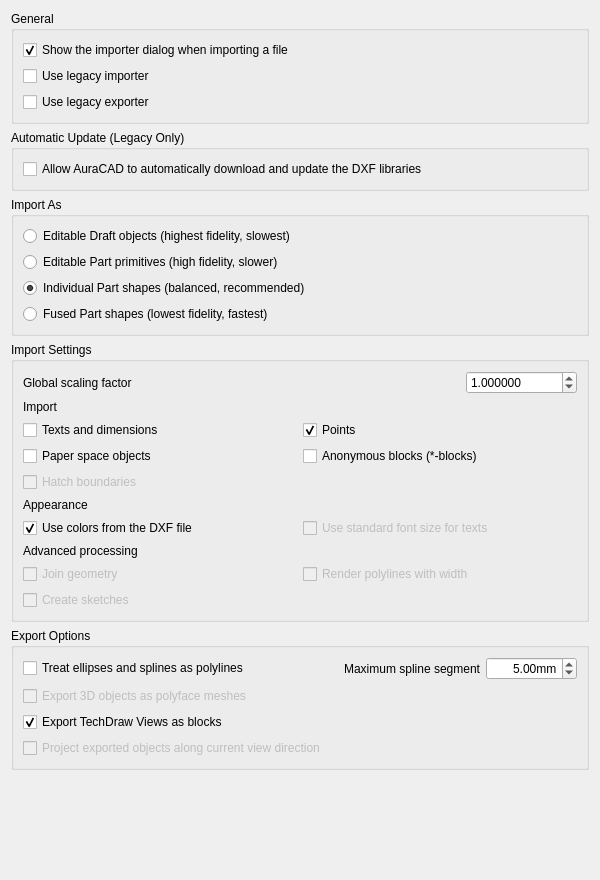
<?xml version="1.0" encoding="UTF-8"?>
<ui version="4.0">
 <class>Gui::Dialog::DlgSettingsDraft</class>
 <widget class="QWidget" name="Gui::Dialog::DlgSettingsDraft">
  <property name="geometry">
   <rect>
    <x>0</x>
    <y>0</y>
    <width>600</width>
    <height>880</height>
   </rect>
  </property>
  <property name="windowTitle">
   <string>DXF</string>
  </property>
  <layout class="QVBoxLayout" name="verticalLayout_Main">
   <item>
    <widget class="QGroupBox" name="groupBox_General">
     <property name="title">
      <string>General</string>
     </property>
     <layout class="QVBoxLayout" name="verticalLayout_General">
      <item>
       <widget class="Gui::PreauracadheckBox" name="checkBox_dxfShowDialog">
        <property name="toolTip">
         <string>If checked, this preferences dialog will be shown each time you import or export
a DXF file.</string>
        </property>
        <property name="text">
         <string>Show the importer dialog when importing a file</string>
        </property>
        <property name="checked">
         <bool>true</bool>
        </property>
        <property name="prefEntry" stdset="0">
         <cstring>dxfShowDialog</cstring>
        </property>
        <property name="prefPath" stdset="0">
         <cstring>Mod/Draft</cstring>
        </property>
       </widget>
      </item>
      <item>
       <widget class="Gui::PreauracadheckBox" name="checkBox_dxfUseLegacyImporter">
        <property name="toolTip">
         <string>Use the legacy Python importer. This importer is more feature-complete but slower and requires an external library.</string>
        </property>
        <property name="text">
         <string>Use legacy importer</string>
        </property>
        <property name="prefEntry" stdset="0">
         <cstring>dxfUseLegacyImporter</cstring>
        </property>
        <property name="prefPath" stdset="0">
         <cstring>Mod/Draft</cstring>
        </property>
       </widget>
      </item>
      <item>
       <widget class="Gui::PreauracadheckBox" name="checkBox_dxfUseLegacyExporter">
        <property name="toolTip">
         <string>Use the legacy Python exporter. This exporter is more feature-complete but slower and requires an external library.</string>
        </property>
        <property name="text">
         <string>Use legacy exporter</string>
        </property>
        <property name="prefEntry" stdset="0">
         <cstring>dxfUseLegacyExporter</cstring>
        </property>
        <property name="prefPath" stdset="0">
         <cstring>Mod/Draft</cstring>
        </property>
       </widget>
      </item>
     </layout>
    </widget>
   </item>
   <item>
    <widget class="QGroupBox" name="groupBox_AutoUpdate">
     <property name="title">
      <string>Automatic Update (Legacy Only)</string>
     </property>
     <layout class="QVBoxLayout" name="verticalLayout_AutoUpdate">
      <item>
       <widget class="Gui::PreauracadheckBox" name="checkBox_dxfAllowDownload">
        <property name="toolTip">
         <string>If checked, AuraCAD is allowed to download and update the Python libraries
required by the legacy importer. This can also be done manually by installing
the 'dxf_library' addon from the Addon Manager.</string>
        </property>
        <property name="text">
         <string>Allow AuraCAD to automatically download and update the DXF libraries</string>
        </property>
        <property name="prefEntry" stdset="0">
         <cstring>dxfAllowDownload</cstring>
        </property>
        <property name="prefPath" stdset="0">
         <cstring>Mod/Draft</cstring>
        </property>
       </widget>
      </item>
     </layout>
    </widget>
   </item>
   <item>
    <widget class="QGroupBox" name="groupBox_ImportAs">
     <property name="title">
      <string>Import As</string>
     </property>
     <layout class="QVBoxLayout" name="verticalLayout_ImportAs">
      <item>
       <widget class="Gui::PrefRadioButton" name="radio_ImportAs_Draft">
        <property name="enabled">
         <bool>true</bool>
        </property>
        <property name="toolTip">
         <string>Creates fully parametric Draft objects. Block definitions are imported as
reusable objects (Part Compounds) and instances become `App::Link` objects,
maintaining the block structure. Best for full integration with the Draft
workbench. </string>
        </property>
        <property name="text">
         <string>Editable Draft objects (highest fidelity, slowest)</string>
        </property>
        <property name="prefEntry" stdset="0">
         <cstring>dxfImportAsDraft</cstring>
        </property>
        <property name="prefPath" stdset="0">
         <cstring>Mod/Draft</cstring>
        </property>
        <property name="prefRadioButtonGroup" stdset="0">
         <string>DxfImportMode</string>
        </property>
        <property name="prefRadioButtonValue" stdset="0">
         <number>0</number>
        </property>
       </widget>
      </item>
      <item>
       <widget class="Gui::PrefRadioButton" name="radio_ImportAs_Primitives">
        <property name="enabled">
         <bool>true</bool>
        </property>
        <property name="toolTip">
         <string>Creates parametric Part objects (e.g., Part::Line, Part::Circle). Block
definitions are imported as reusable objects (Part Compounds) and instances
become `App::Link` objects, maintaining the block structure. Best for
script-based post-processing and Part workbench integration.</string>
        </property>
        <property name="text">
         <string>Editable Part primitives (high fidelity, slower)</string>
        </property>
        <property name="prefEntry" stdset="0">
         <cstring>dxfImportAsPrimitives</cstring>
        </property>
        <property name="prefPath" stdset="0">
         <cstring>Mod/Draft</cstring>
        </property>
        <property name="prefRadioButtonGroup" stdset="0">
         <string>DxfImportMode</string>
        </property>
        <property name="prefRadioButtonValue" stdset="0">
         <number>1</number>
        </property>
       </widget>
      </item>
      <item>
       <widget class="Gui::PrefRadioButton" name="radio_ImportAs_Shapes">
        <property name="toolTip">
         <string>Creates a non-parametric shape for each DXF entity. Block definitions are
imported as reusable objects (Part Compounds) and instances become `App::Link`
objects, maintaining the block structure. Good for referencing and measuring.</string>
        </property>
        <property name="text">
         <string>Individual Part shapes (balanced, recommended)</string>
        </property>
        <property name="checked">
         <bool>true</bool>
        </property>
        <property name="prefEntry" stdset="0">
         <cstring>dxfImportAsShapes</cstring>
        </property>
        <property name="prefPath" stdset="0">
         <cstring>Mod/Draft</cstring>
        </property>
        <property name="prefRadioButtonGroup" stdset="0">
         <string>DxfImportMode</string>
        </property>
        <property name="prefRadioButtonValue" stdset="0">
         <number>2</number>
        </property>
       </widget>
      </item>
      <item>
       <widget class="Gui::PrefRadioButton" name="radio_ImportAs_Fused">
        <property name="toolTip">
         <string>Merges all geometry per layer into a single, non-editable shape. Block
structures are not preserved; their geometry becomes part of the layer's
shape. Best for importing and viewing very large files with maximum performance.</string>
        </property>
        <property name="text">
         <string>Fused Part shapes (lowest fidelity, fastest)</string>
        </property>
        <property name="prefEntry" stdset="0">
         <cstring>dxfImportAsFused</cstring>
        </property>
        <property name="prefPath" stdset="0">
         <cstring>Mod/Draft</cstring>
        </property>
        <property name="prefRadioButtonGroup" stdset="0">
         <string>DxfImportMode</string>
        </property>
        <property name="prefRadioButtonValue" stdset="0">
         <number>3</number>
        </property>
       </widget>
      </item>
     </layout>
    </widget>
   </item>
   <item>
    <widget class="QGroupBox" name="groupBox_ImportSettings">
     <property name="title">
      <string>Import Settings</string>
     </property>
     <layout class="QVBoxLayout" name="verticalLayout_ImportSettings">
      <item>
       <layout class="QHBoxLayout" name="horizontalLayout_Scaling">
        <item>
         <widget class="QLabel" name="label_dxfScaling">
          <property name="text">
           <string>Global scaling factor</string>
          </property>
         </widget>
        </item>
        <item>
         <spacer name="horizontalSpacer_1">
          <property name="orientation">
           <enum>Qt::Horizontal</enum>
          </property>
          <property name="sizeHint" stdset="0">
           <size>
            <width>40</width>
            <height>20</height>
           </size>
          </property>
         </spacer>
        </item>
        <item>
         <widget class="Gui::PrefDoubleSpinBox" name="spinBox_dxfScaling">
          <property name="toolTip">
           <string>Scale factor to apply to DXF files on import. The factor is the conversion
between the DXF file's unit and millimeters. Example: for files in
millimeters: 1, in centimeters: 10, in meters: 1000, in inches: 25.4,
in feet: 304.8</string>
          </property>
          <property name="decimals">
           <number>6</number>
          </property>
          <property name="maximum">
           <double>999999.999998999992386</double>
          </property>
          <property name="value">
           <double>1.000000000000000</double>
          </property>
          <property name="prefEntry" stdset="0">
           <cstring>dxfScaling</cstring>
          </property>
          <property name="prefPath" stdset="0">
           <cstring>Mod/Draft</cstring>
          </property>
         </widget>
        </item>
       </layout>
      </item>
      <item>
       <widget class="QLabel" name="label_ImportContent">
        <property name="text">
         <string>Import</string>
        </property>
       </widget>
      </item>
      <item>
       <layout class="QGridLayout" name="gridLayout_Import">
        <item row="0" column="0">
         <widget class="Gui::PreauracadheckBox" name="checkBox_dxftext">
          <property name="toolTip">
           <string>If checked, text, mtext, and dimension entities will be imported as Draft objects</string>
          </property>
          <property name="text">
           <string>Texts and dimensions</string>
          </property>
          <property name="prefEntry" stdset="0">
           <cstring>dxftext</cstring>
          </property>
          <property name="prefPath" stdset="0">
           <cstring>Mod/Draft</cstring>
          </property>
         </widget>
        </item>
        <item row="0" column="1">
         <widget class="Gui::PreauracadheckBox" name="checkBox_dxfImportPoints">
          <property name="toolTip">
           <string>If checked, point entities will be imported</string>
          </property>
          <property name="text">
           <string>Points</string>
          </property>
          <property name="checked">
           <bool>true</bool>
          </property>
          <property name="prefEntry" stdset="0">
           <cstring>dxfImportPoints</cstring>
          </property>
          <property name="prefPath" stdset="0">
           <cstring>Mod/Draft</cstring>
          </property>
         </widget>
        </item>
        <item row="1" column="0">
         <widget class="Gui::PreauracadheckBox" name="checkBox_dxflayout">
          <property name="toolTip">
           <string>If checked, entities from the paper space will also be imported. By default,
only model space is imported</string>
          </property>
          <property name="text">
           <string>Paper space objects</string>
          </property>
          <property name="prefEntry" stdset="0">
           <cstring>dxflayout</cstring>
          </property>
          <property name="prefPath" stdset="0">
           <cstring>Mod/Draft</cstring>
          </property>
         </widget>
        </item>
        <item row="1" column="1">
         <widget class="Gui::PreauracadheckBox" name="checkBox_dxfstarblocks">
          <property name="toolTip">
           <string>If checked, anonymous blocks (whose names begin with *) will also be imported.
These are often used for hatches and dimensions</string>
          </property>
          <property name="text">
           <string>Anonymous blocks (*-blocks)</string>
          </property>
          <property name="prefEntry" stdset="0">
           <cstring>dxfstarblocks</cstring>
          </property>
          <property name="prefPath" stdset="0">
           <cstring>Mod/Draft</cstring>
          </property>
         </widget>
        </item>
        <item row="2" column="0">
         <widget class="Gui::PreauracadheckBox" name="checkBox_importDxfHatches">
          <property name="enabled">
           <bool>false</bool>
          </property>
          <property name="toolTip">
           <string>If checked, the boundaries of hatch objects will be imported as closed wires.
(Legacy importer only)</string>
          </property>
          <property name="text">
           <string>Hatch boundaries</string>
          </property>
          <property name="prefEntry" stdset="0">
           <cstring>importDxfHatches</cstring>
          </property>
          <property name="prefPath" stdset="0">
           <cstring>Mod/Draft</cstring>
          </property>
         </widget>
        </item>
       </layout>
      </item>
      <item>
       <widget class="QLabel" name="label_Appearance">
        <property name="text">
         <string>Appearance</string>
        </property>
       </widget>
      </item>
      <item>
       <layout class="QGridLayout" name="gridLayout_Appearance">
        <item row="0" column="0">
         <widget class="Gui::PreauracadheckBox" name="checkBox_dxfGetOriginalColors">
          <property name="toolTip">
           <string>If checked, colors will be set as specified in the DXF file whenever
possible. Otherwise, default AuraCAD colors are applied</string>
          </property>
          <property name="text">
           <string>Use colors from the DXF file</string>
          </property>
          <property name="checked">
           <bool>true</bool>
          </property>
          <property name="prefEntry" stdset="0">
           <cstring>dxfGetOriginalColors</cstring>
          </property>
          <property name="prefPath" stdset="0">
           <cstring>Mod/Draft</cstring>
          </property>
         </widget>
        </item>
        <item row="0" column="1">
         <widget class="Gui::PreauracadheckBox" name="checkBox_dxfStdSize">
          <property name="enabled">
           <bool>false</bool>
          </property>
          <property name="toolTip">
           <string>If checked, imported texts will get the standard Draft text size, instead of
the size defined in the DXF document. (Legacy importer only)</string>
          </property>
          <property name="text">
           <string>Use standard font size for texts</string>
          </property>
          <property name="prefEntry" stdset="0">
           <cstring>dxfStdSize</cstring>
          </property>
          <property name="prefPath" stdset="0">
           <cstring>Mod/Draft</cstring>
          </property>
         </widget>
        </item>
       </layout>
      </item>
      <item>
       <widget class="QLabel" name="label_AdvancedProcessing">
        <property name="text">
         <string>Advanced processing</string>
        </property>
       </widget>
      </item>
      <item>
       <layout class="QGridLayout" name="gridLayout_Advanced">
        <item row="0" column="0">
         <widget class="Gui::PreauracadheckBox" name="checkBox_joingeometry">
          <property name="enabled">
           <bool>false</bool>
          </property>
          <property name="toolTip">
           <string>If checked, the legacy importer will attempt to join coincident geometric
objects into wires. This can be slow for large files. (Legacy importer only)</string>
          </property>
          <property name="text">
           <string>Join geometry</string>
          </property>
          <property name="prefEntry" stdset="0">
           <cstring>joingeometry</cstring>
          </property>
          <property name="prefPath" stdset="0">
           <cstring>Mod/Draft</cstring>
          </property>
         </widget>
        </item>
        <item row="0" column="1">
         <widget class="Gui::PreauracadheckBox" name="checkBox_renderPolylineWidth">
          <property name="enabled">
           <bool>false</bool>
          </property>
          <property name="toolTip">
           <string>If checked, polylines that have a width property will be rendered as faces
representing that width. (Legacy importer only)</string>
          </property>
          <property name="text">
           <string>Render polylines with width</string>
          </property>
          <property name="prefEntry" stdset="0">
           <cstring>renderPolylineWidth</cstring>
          </property>
          <property name="prefPath" stdset="0">
           <cstring>Mod/Draft</cstring>
          </property>
         </widget>
        </item>
        <item row="1" column="0">
         <widget class="Gui::PreauracadheckBox" name="checkBox_dxauracadreateSketch">
          <property name="enabled">
           <bool>false</bool>
          </property>
          <property name="toolTip">
           <string>If checked, the legacy importer will attempt to create Sketcher objects
instead of Draft or Part objects. This overrides the 'Import As' setting</string>
          </property>
          <property name="text">
           <string>Create sketches</string>
          </property>
          <property name="prefEntry" stdset="0">
           <cstring>dxauracadreateSketch</cstring>
          </property>
          <property name="prefPath" stdset="0">
           <cstring>Mod/Draft</cstring>
          </property>
         </widget>
        </item>
       </layout>
      </item>
     </layout>
    </widget>
   </item>
   <item>
    <widget class="QGroupBox" name="groupBox_ExportOptions">
     <property name="title">
      <string>Export Options</string>
     </property>
     <layout class="QVBoxLayout" name="verticalLayout_Export">
      <item>
       <layout class="QHBoxLayout" name="horizontalLayout_Discretize">
        <item>
         <widget class="Gui::PreauracadheckBox" name="checkBox_DiscretizeEllipses">
          <property name="toolTip">
           <string>Ellipse export is poorly supported. Use this to export them as polylines instead.</string>
          </property>
          <property name="text">
           <string>Treat ellipses and splines as polylines</string>
          </property>
          <property name="prefEntry" stdset="0">
           <cstring>DiscretizeEllipses</cstring>
          </property>
          <property name="prefPath" stdset="0">
           <cstring>Mod/Draft</cstring>
          </property>
         </widget>
        </item>
        <item>
         <spacer name="horizontalSpacer_2">
          <property name="orientation">
           <enum>Qt::Horizontal</enum>
          </property>
          <property name="sizeHint" stdset="0">
           <size>
            <width>40</width>
            <height>20</height>
           </size>
          </property>
         </spacer>
        </item>
        <item>
         <widget class="QLabel" name="label_maxsegmentlength">
          <property name="text">
           <string>Maximum spline segment</string>
          </property>
          <property name="alignment">
           <set>Qt::AlignRight|Qt::AlignTrailing|Qt::AlignVCenter</set>
          </property>
         </widget>
        </item>
        <item>
         <widget class="Gui::PrefDoubleSpinBox" name="spinBox_maxsegmentlength">
          <property name="toolTip">
           <string>Maximum length of each of the polyline segments. '0' treats the whole spline as a straight segment.</string>
          </property>
          <property name="alignment">
           <set>Qt::AlignRight|Qt::AlignTrailing|Qt::AlignVCenter</set>
          </property>
          <property name="suffix">
           <string>mm</string>
          </property>
          <property name="maximum">
           <double>9999.989999999999782</double>
          </property>
          <property name="value">
           <double>5.000000000000000</double>
          </property>
          <property name="prefEntry" stdset="0">
           <cstring>maxsegmentlength</cstring>
          </property>
          <property name="prefPath" stdset="0">
           <cstring>Mod/Draft</cstring>
          </property>
         </widget>
        </item>
       </layout>
      </item>
      <item>
       <layout class="QHBoxLayout" name="horizontalLayout_Export3D">
        <item>
         <widget class="Gui::PreauracadheckBox" name="checkBox_dxfmesh">
          <property name="enabled">
           <bool>false</bool>
          </property>
          <property name="toolTip">
           <string>All objects containing faces will be exported as 3D polyface meshes</string>
          </property>
          <property name="text">
           <string>Export 3D objects as polyface meshes</string>
          </property>
          <property name="prefEntry" stdset="0">
           <cstring>dxfmesh</cstring>
          </property>
          <property name="prefPath" stdset="0">
           <cstring>Mod/Draft</cstring>
          </property>
         </widget>
        </item>
       </layout>
      </item>
      <item>
       <layout class="QHBoxLayout" name="horizontalLayout_ExportTechDraw">
        <item>
         <widget class="Gui::PreauracadheckBox" name="checkBox_dxfExportBlocks">
          <property name="toolTip">
           <string>TechDraw Views will be exported as blocks.
This might fail for post DXF R12 templates.</string>
          </property>
          <property name="text">
           <string>Export TechDraw Views as blocks</string>
          </property>
          <property name="checked">
           <bool>true</bool>
          </property>
          <property name="prefEntry" stdset="0">
           <cstring>dxfExportBlocks</cstring>
          </property>
          <property name="prefPath" stdset="0">
           <cstring>Mod/Draft</cstring>
          </property>
         </widget>
        </item>
       </layout>
      </item>
      <item>
       <layout class="QHBoxLayout" name="horizontalLayout_Project">
        <item>
         <widget class="Gui::PreauracadheckBox" name="checkBox_dxfproject">
          <property name="enabled">
           <bool>false</bool>
          </property>
          <property name="toolTip">
           <string>Exported objects will be projected to reflect the current view direction</string>
          </property>
          <property name="text">
           <string>Project exported objects along current view direction</string>
          </property>
          <property name="prefEntry" stdset="0">
           <cstring>dxfproject</cstring>
          </property>
          <property name="prefPath" stdset="0">
           <cstring>Mod/Draft</cstring>
          </property>
         </widget>
        </item>
       </layout>
      </item>
     </layout>
    </widget>
   </item>
   <item>
    <spacer name="verticalSpacer">
     <property name="orientation">
      <enum>Qt::Vertical</enum>
     </property>
     <property name="sizeHint" stdset="0">
      <size>
       <width>20</width>
       <height>0</height>
      </size>
     </property>
    </spacer>
   </item>
  </layout>
 </widget>
 <customwidgets>
  <customwidget>
   <class>Gui::PreauracadheckBox</class>
   <extends>QCheckBox</extends>
   <header>Gui/PrefWidgets.h</header>
  </customwidget>
  <customwidget>
   <class>Gui::PrefRadioButton</class>
   <extends>QRadioButton</extends>
   <header>Gui/PrefWidgets.h</header>
  </customwidget>
  <customwidget>
   <class>Gui::PrefDoubleSpinBox</class>
   <extends>QDoubleSpinBox</extends>
   <header>Gui/PrefWidgets.h</header>
  </customwidget>
 </customwidgets>
 <resources/>
 <connections>
  <connection>
   <sender>checkBox_dxfUseLegacyImporter</sender>
   <signal>toggled(bool)</signal>
   <receiver>checkBox_joingeometry</receiver>
   <slot>setEnabled(bool)</slot>
   <hints>
    <hint type="sourcelabel">
     <x>20</x>
     <y>20</y>
    </hint>
    <hint type="destinationlabel">
     <x>20</x>
     <y>20</y>
    </hint>
   </hints>
  </connection>
  <connection>
   <sender>checkBox_dxfUseLegacyImporter</sender>
   <signal>toggled(bool)</signal>
   <receiver>checkBox_renderPolylineWidth</receiver>
   <slot>setEnabled(bool)</slot>
   <hints>
    <hint type="sourcelabel">
     <x>20</x>
     <y>20</y>
    </hint>
    <hint type="destinationlabel">
     <x>20</x>
     <y>20</y>
    </hint>
   </hints>
  </connection>
  <connection>
   <sender>checkBox_dxfUseLegacyImporter</sender>
   <signal>toggled(bool)</signal>
   <receiver>checkBox_dxfStdSize</receiver>
   <slot>setEnabled(bool)</slot>
   <hints>
    <hint type="sourcelabel">
     <x>20</x>
     <y>20</y>
    </hint>
    <hint type="destinationlabel">
     <x>20</x>
     <y>20</y>
    </hint>
   </hints>
  </connection>
  <connection>
   <sender>checkBox_dxfUseLegacyImporter</sender>
   <signal>toggled(bool)</signal>
   <receiver>checkBox_importDxfHatches</receiver>
   <slot>setEnabled(bool)</slot>
   <hints>
    <hint type="sourcelabel">
     <x>20</x>
     <y>20</y>
    </hint>
    <hint type="destinationlabel">
     <x>20</x>
     <y>20</y>
    </hint>
   </hints>
  </connection>
  <connection>
   <sender>checkBox_dxfUseLegacyImporter</sender>
   <signal>toggled(bool)</signal>
   <receiver>checkBox_dxauracadreateSketch</receiver>
   <slot>setEnabled(bool)</slot>
   <hints>
    <hint type="sourcelabel">
     <x>20</x>
     <y>20</y>
    </hint>
    <hint type="destinationlabel">
     <x>20</x>
     <y>20</y>
    </hint>
   </hints>
  </connection>
  <connection>
   <sender>checkBox_dxauracadreateSketch</sender>
   <signal>toggled(bool)</signal>
   <receiver>groupBox_ImportAs</receiver>
   <slot>setDisabled(bool)</slot>
   <hints>
    <hint type="sourcelabel">
     <x>20</x>
     <y>20</y>
    </hint>
    <hint type="destinationlabel">
     <x>20</x>
     <y>20</y>
    </hint>
   </hints>
  </connection>
  <connection>
   <sender>checkBox_dxfUseLegacyExporter</sender>
   <signal>toggled(bool)</signal>
   <receiver>checkBox_dxfmesh</receiver>
   <slot>setEnabled(bool)</slot>
   <hints>
    <hint type="sourcelabel">
     <x>20</x>
     <y>20</y>
    </hint>
    <hint type="destinationlabel">
     <x>20</x>
     <y>20</y>
    </hint>
   </hints>
  </connection>
  <connection>
   <sender>checkBox_dxfUseLegacyExporter</sender>
   <signal>toggled(bool)</signal>
   <receiver>checkBox_dxfproject</receiver>
   <slot>setEnabled(bool)</slot>
   <hints>
    <hint type="sourcelabel">
     <x>20</x>
     <y>20</y>
    </hint>
    <hint type="destinationlabel">
     <x>20</x>
     <y>20</y>
    </hint>
   </hints>
  </connection>
  <connection>
   <sender>checkBox_dxfUseLegacyExporter</sender>
   <signal>toggled(bool)</signal>
   <receiver>checkBox_dxfmesh</receiver>
   <slot>setEnabled(bool)</slot>
   <hints>
    <hint type="sourcelabel">
     <x>20</x>
     <y>20</y>
    </hint>
    <hint type="destinationlabel">
     <x>20</x>
     <y>20</y>
    </hint>
   </hints>
  </connection>
  <connection>
   <sender>checkBox_dxfUseLegacyExporter</sender>
   <signal>toggled(bool)</signal>
   <receiver>checkBox_dxfproject</receiver>
   <slot>setEnabled(bool)</slot>
   <hints>
    <hint type="sourcelabel">
     <x>20</x>
     <y>20</y>
    </hint>
    <hint type="destinationlabel">
     <x>20</x>
     <y>20</y>
    </hint>
   </hints>
  </connection>
 </connections>
</ui>
